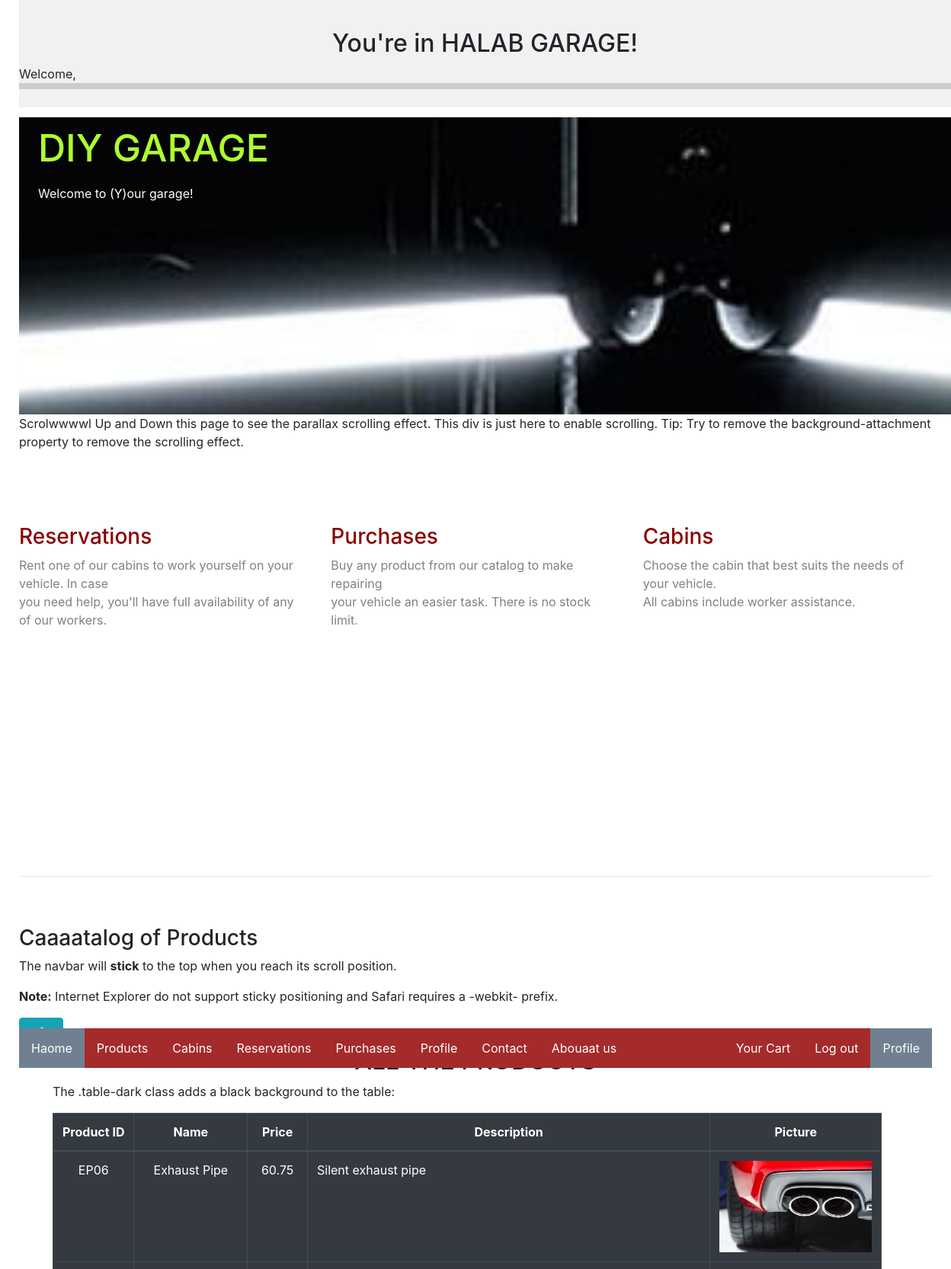
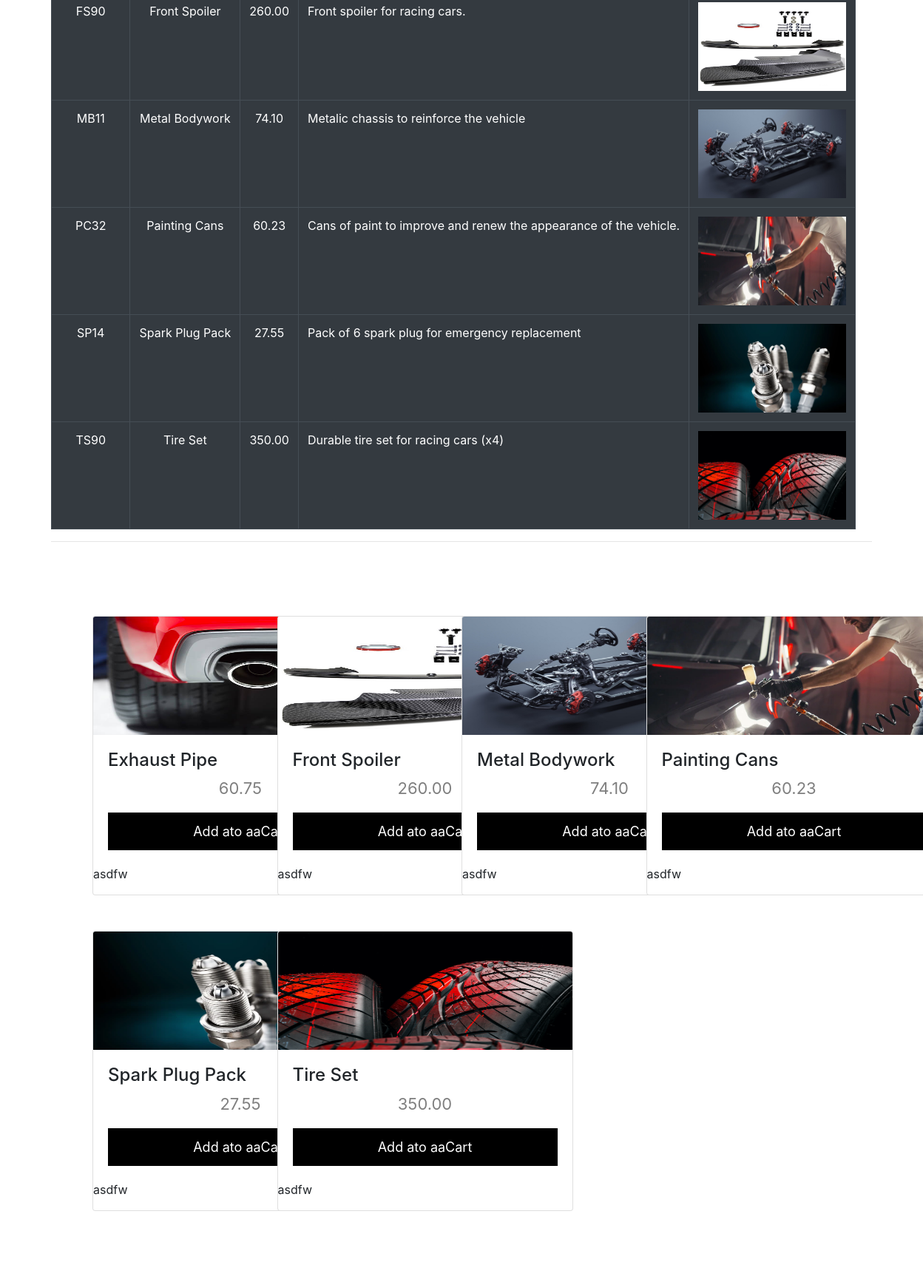
The app's page /Markup_Language/finalVersion/webErabiltzaileak.php (upper part) with its own data (2 pictures, top to bottom).
### tables this page shows
CREATE TABLE `product` (
  `id_Product` varchar(50) NOT NULL,
  `Name` varchar(50) NOT NULL,
  `Price` double(10,2) NOT NULL,
  `Description` text NOT NULL,
  `Picture` varchar(500) NOT NULL
);

### Markup_Language/finalVersion/webErabiltzaileak.php (the view, shortened to what this page needs)
<!DOCTYPE html>
<html lang="en">
<head>
  <link rel="stylesheet" href="https://cdn.jsdelivr.net/npm/bootstrap@4.6.1/dist/css/bootstrap.min.css">
</head>
<body>
  <div class="header2">
    <h2><br>You're in HALAB GARAGE! </h2>
    <?php echo "Welcome, " . $_SESSION['usuario']; ?>
    <div class="progress-container">
    </div>
    <br>
  </div>
  <?php
  printf($_SESSION['usuario']);
  ?>
  <br><br><br><br><br><br>
  <div class="parallax" style="background-image: url('img/inicio3.jpg'); width:105%; height: 50%; text-align:center">
    <div style="text-align: left;">
      <h1 style="font-size:50px; color:greenyellow">DIY GARAGE</h1>
      <p style="margin-left:25px; color:white">Welcome to (Y)our garage!</p><br>
    </div>
  </div>
  <div style="height:auto;background-color:white;font-size:16px;">
    Scrolwwwwl Up and Down this page to see the parallax scrolling effect.
    This div is just here to enable scrolling.
    Tip: Try to remove the background-attachment property to remove the scrolling effect.
    <div class="row">
      <div class="col-sm-4">
        <br><br><br><br>
        <h3 style="color:darkred">Reservations</h3>
        <p style="color:grey">Rent one of our cabins to work yourself on your vehicle. In case <br>
          you need help, you'll have full availability of any of our workers.
        </p>
      </div>
      <div class="col-sm-4">
        <br><br><br><br>
        <h3 style="color:darkred">Purchases</h3>
        <p style="color:grey">Buy any product from our catalog to make repairing <br>
          your vehicle an easier task. There is no stock limit.
        </p>
      </div>
      <div class="col-sm-4">
        <br><br><br><br>
        <h3 style="color:darkred">Cabins</h3>
        <p style="color:grey">Choose the cabin that best suits the needs of your vehicle. <br>
          All cabins include worker assistance.
        </p>
      </div>
    </div>
    <br><br><br><br>
    <ul style="background-color:brown; top:15%">
      <li><a class="active" href="#start Customers">Haome</a></li>
      <li><a href="#products info">Products</a></li>
      <li><a href="#cabinStartParallax">Cabins</a></li>
      <li><a href="#reservations interaction">Reservations</a></li>
      <li><a href="#purchases interaction">Purchases</a></li>
      <li><a href="#profile">Profile</a></li>
      <li><a href="#contact">Contact</a></li>
      <li><a href="#acabar">Abouaat us</a></li>
      <li style="float:right"><a class="active" href="#view profile">Profile</a></li>
      <li style="float:right"><a href="sessioak.php">Log out</a></li>
      <li style="float:right"><a href="shoppingCart.php">Your Cart</a></li>
    </ul>
    <br><br><br><br>
    <br><br>
    <hr id="products info" /><br><br>
    <div>
      <h3>Caaaatalog of Products</h3>
      <p>The navbar will <strong>stick</strong> to the top when you reach its scroll position.</p>
      <p><strong>Note:</strong> Internet Explorer do not support sticky positioning and Safari requires a -webkit- prefix.</p>
      <a href="#" class="btn btn-info" role="button">wfw</a>
    </div>
    <div>
      <?php
      $link = connectDataBase();
      $emaitza = mysqli_query($link, "select * from product");
      ?>
      <div class="container">
        <h2>ALL THE PRODUCTS</h2>
        <p>The .table-dark class adds a black background to the table:</p>
        <table class="table table-dark" style="text-align:center; width:auto;">
          <thead>
            <tr>
              <th>Product ID</th>
              <th>Name</th>
              <th>Price</th>
              <th>Description</th>
              <th>Picture</th>
            </tr>
            <?php
            while ($erregistroa = mysqli_fetch_array($emaitza)) {
              printf("<tr>
                        <td>%s</td>
                        <td>%s</td>
                        <td>%.2f</td>
                        <td style='text-align:left'>%s</td>
                        <td><img src=%s width='200' height='120'><br></td>
                    </tr>", $erregistroa[0], $erregistroa[1], $erregistroa[2], $erregistroa[3], $erregistroa[4]);
            }
            ?>
          </thead>
        </table>
        <hr />
      </div>
      <div class="d-flex flex-wrap" style="table-layout:auto; align-items:center; text-align:justify; margin:100px">
        <?php
        $emaitza4 = mysqli_query($link, "select * from product");
        while ($erregistroa = mysqli_fetch_array($emaitza4)) {
        ?>
          <div class="w-25 mx-53" role="rowgroup">
            <td2>
              <div class="card" style="width: 400px;">
                <img class="card-img-top" src="<?php echo $erregistroa['Picture']; ?>" alt="Card image" style="width:100%; height:160px">
                <div class="card-body">
                  <h4><?php echo $erregistroa['Name']; ?></h4>
                  <p class="priceProduct" style="text-align:center"><?php echo $erregistroa['Price']; ?></p>
                  <?php
                  printf(
                    "
                    <a href='insertPurchaseAdvanced.php?prodIdentifier=%s'>
                    <button class='buttonProd' onclick=location.href='insertPurchaseAdvanced.php';>Add ato aaCart</button>
                    </a>",
                    $erregistroa['id_Product']
                  );
                  ?>
                </div>
                <p>asdfw</p>
              </div>
              <br>
            </td2>
            <br>
          </div>
        <?php
        }
        ?>
      </div>
    </div>
    <br><br><br><br><br><br>
    <br>
  </div>
  <br><br>
  <br><br>
  <hr id="cabins info" /><br><br>
  <br><br>
  <?php
  $link = connectDataBase();
  $emaitza = mysqli_query($link, "select * from cabin");
  ?>
      <?php
      while ($erregistroa = mysqli_fetch_array($emaitza)) {
        printf("<tr>
                        <td>%s</td>
                        <td>%.2f</td>
                        <td>%s</td>
                        <td>%.2f</td>
                        <td style='text-align:left;width:auto'>%s</td>
                        <td>
                          <button onclick='on()' style='color:brown'>Turn on overlay effect</button>
                        </td>
                      </tr>", $erregistroa[0], $erregistroa[2], $erregistroa[3], $erregistroa[4], $erregistroa[5], $erregistroa[5]);
      }
      ?>
  <br>
  <br>
  <br>
  <hr /><br><br>
  <br>
  <br>
  <hr id="reservations interaction" /><br><br>
  <br><br>
  <hr id="purchases interaction" /><br><br>
  <br><br>
  <br>
  <br><br><br><br>
</body>
</html>

### Markup_Language/finalVersion/webErabiltzaileak.php (style rules this page uses)
body { font-size: 16px; height: 100%; padding: 10px 25px; background-color: white; }
html { height: 100%; }
.parallax { background-image: url("img/fondoF1_1.jpg"); height: 100%; background-attachment: fixed; background-position: center; background-repeat: no-repeat; background-size: cover; }
ul { list-style-type: none; margin: 0; padding: 0; overflow: hidden; background-color: #256; position: -webkit-sticky; position: sticky; top: 0; }
li { float: left; }
li a { display: block; color: white; text-align: center; padding: 14px 16px; text-decoration: none; }
.active { background-color: slategray; }
h1 { padding: 10px 25px; }
h2 { text-align: center; }
.priceProduct { color: grey; font-size: 22px; }
.buttonProd { border: none; outline: 0; padding: 12px; color: white; background-color: #000; cursor: pointer; text-align: center; width: 100%; font-size: 18px; }
.progress-container { width: 100%; height: 8px; background: #ccc; }
.header2 { position: fixed; top: 0; z-index: 1; width: 98%; background-color: #f1f1f1; }
table, th, td { border: 1px solid black; border-collapse: collapse; }

### records on screen
product: id_Product "EP06", Name "Exhaust Pipe", Price "60.75", Description "Silent exhaust pipe", Picture (picture)
product: id_Product "FS90", Name "Front Spoiler", Price "260.00", Description "Front spoiler for racing cars.", Picture (picture)
product: id_Product "MB11", Name "Metal Bodywork", Price "74.10", Description "Metalic chassis to reinforce the vehicle", Picture (picture)
product: id_Product "PC32", Name "Painting Cans", Price "60.23", Description "Cans of paint to improve and renew the appearance of the vehicle.", Picture (picture)
product: id_Product "SP14", Name "Spark Plug Pack", Price "27.55", Description "Pack of 6 spark plug for emergency replacement", Picture (picture)
product: id_Product "TS90", Name "Tire Set", Price "350.00", Description "Durable tire set for racing cars (x4)", Picture (picture)
